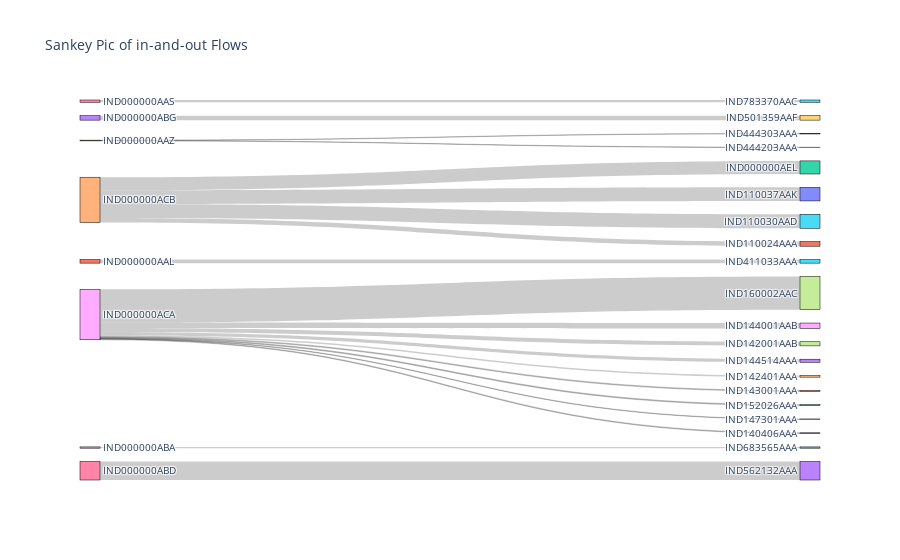

The notebook cell this image was saved under:
### Code cell
# the nodes
nodes = list(set(flows['source_center']).union(set(flows['destination_center'])))
node_indices = {node: i for i, node in enumerate(nodes)}

# the flow
flows['source'] = flows['source_center'].map(node_indices)
flows['target'] = flows['destination_center'].map(node_indices)

fig = go.Figure(go.Sankey(
    node=dict(
        pad=15,
        thickness=20,
        line=dict(color="black", width=0.5),
        label=nodes
    ),
    link=dict(
        source=flows['source'],
        target=flows['target'],
        value=flows['value']
    )
))

fig.update_layout(title_text="Sankey Pic of in-and-out Flows", font_size=10)
fig.show()

# sankey is not ideal as well, but it reveals the extreme imbalanced flows in different nodes
# what if the distribution of burden of in-out flows can influence the delivery time
# the burden of centers can be divided into different the class, and the comparsion of delivert time can be contrasted

### Figure 1 — Plotly figure (JSON) as saved in the notebook; plotly's stock layout.template omitted (floating-point values rounded to 4 significant figures)
{"data": [{"link": {"source": [21, 26, 7, 7, 6, 16, 13, 18, 18, 18, 18, 18, 18, 18, 18, 18, 24, 24, 24, 24], "target": [15, 5, 19, 0, 22, 23, 9, 20, 17, 4, 1, 8, 3, 14, 12, 27, 2, 11, 25, 10], "value": [28, 18, 3, 3, 10, 144, 35, 6, 32, 12, 7, 42, 24, 4, 7, 259, 102, 36, 109, 106]}, "node": {"label": ["IND444303AAA", "IND143001AAA", "IND000000AEL", "IND144514AAA", "IND142401AAA", "IND783370AAC", "IND000000ABA", "IND000000AAZ", "IND144001AAB", "IND501359AAF", "IND110037AAK", "IND110024AAA", "IND152026AAA", "IND000000ABG", "IND147301AAA", "IND411033AAA", "IND000000ABD", "IND142001AAB", "IND000000ACA", "IND444203AAA", "IND140406AAA", "IND000000AAL", "IND683565AAA", "IND562132AAA", "IND000000ACB", "IND110030AAD", "IND000000AAS", "IND160002AAC"], "line": {"color": "black", "width": 0.5}, "pad": 15, "thickness": 20}, "type": "sankey"}], "layout": {"font": {"size": 10}, "title": {"text": "Sankey Pic of in-and-out Flows"}}}
